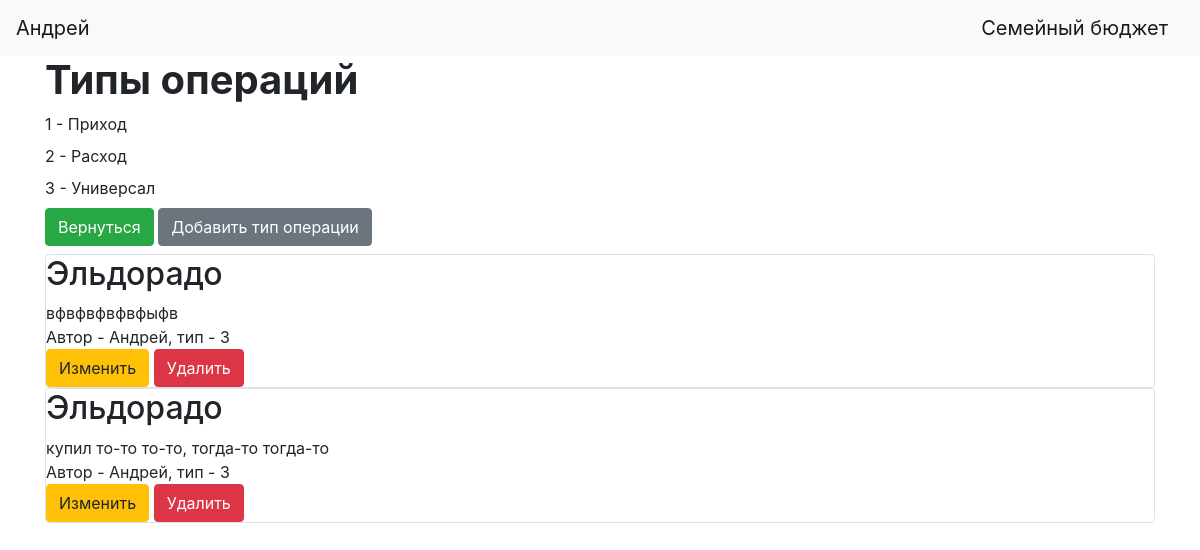
Before: /type_operation_table (signed in) with the older database file.
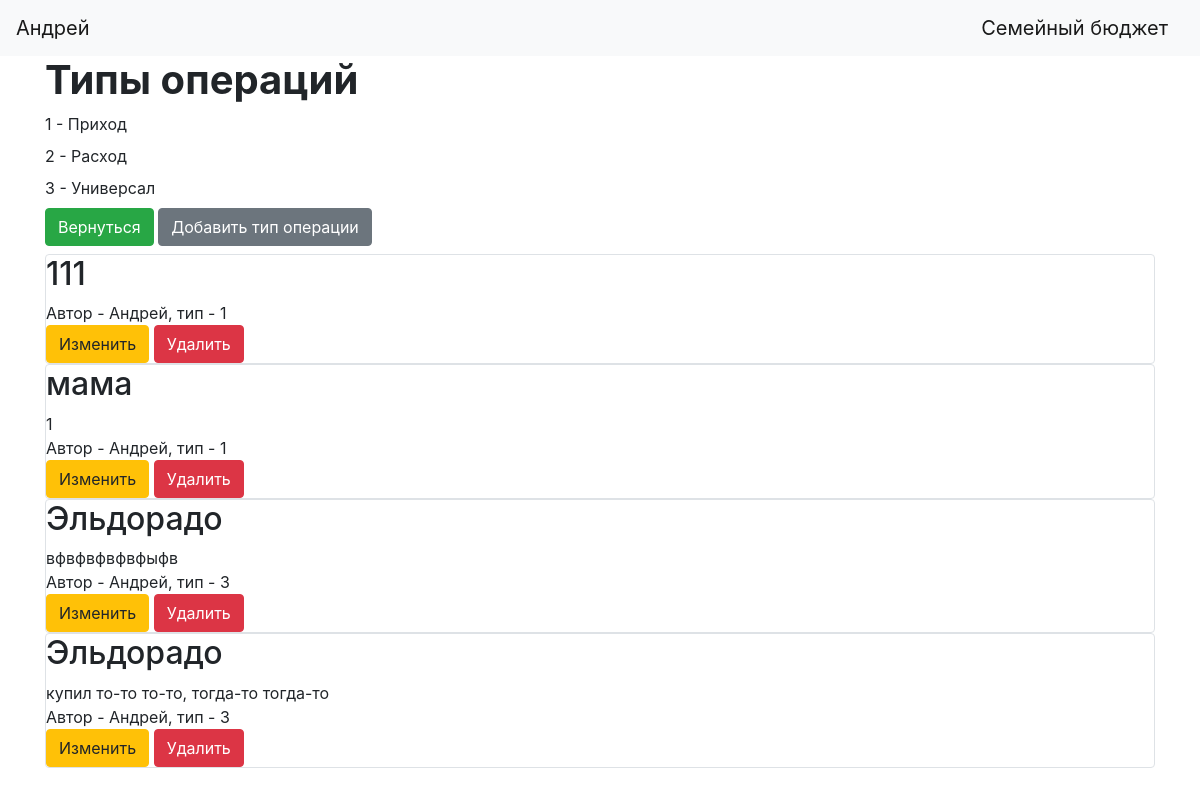
After: the same page with the newer database file.
### data/type_operations.py (models this page shows)
class Type_of_operation(SqlAlchemyBase):
    __tablename__ = 'type_of_operation'
    id = sqlalchemy.Column(sqlalchemy.Integer,
                           primary_key=True, autoincrement=True)
    title = sqlalchemy.Column(sqlalchemy.String, nullable=True)
    content = sqlalchemy.Column(sqlalchemy.String, nullable=True)
    type_operation = sqlalchemy.Column(sqlalchemy.Integer, nullable=True)
    user_id = sqlalchemy.Column(sqlalchemy.Integer,
                                sqlalchemy.ForeignKey("users.id"))
    user = orm.relation('User')

### data/users.py (models this page shows, shortened)
class User(SqlAlchemyBase, UserMixin):
    __tablename__ = 'users'
    id = sqlalchemy.Column(sqlalchemy.Integer,
                           primary_key=True, autoincrement=True)
    name = sqlalchemy.Column(sqlalchemy.String, nullable=True)
    email = sqlalchemy.Column(sqlalchemy.String,
                              index=True, unique=True, nullable=True)
    hashed_password = sqlalchemy.Column(sqlalchemy.String, nullable=True)
    created_date = sqlalchemy.Column(sqlalchemy.DateTime,
                                     default=datetime.datetime.now)
    cards = orm.relation("Cards", back_populates='user')
    type_of_operation = orm.relation('Type_of_operation', back_populates='user')
    owner_money = orm.relation("Owner_money", back_populates='user')
    resource = orm.relation("Resource", back_populates='user')
    operations = orm.relation('Operations', back_populates='user')

### main.py (the view)
@app.route('/type_operation_table')
def get_type_operation_table():
    db_sess = db_session.create_session()
    type_operation = db_sess.query(Type_of_operation).filter(Type_of_operation.user_id == current_user.id)
    return render_template("type_operation_table.html", type_operation=type_operation)

### data/db_session.py (called while the page is built)
def create_session() -> Session:
    global __factory
    return __factory()

### main.py (called while the page is built)
@login_manager.user_loader
def load_user(user_id):
    db_sess = db_session.create_session()
    return db_sess.query(User).get(user_id)

### templates/type_operation_table.html (shortened to what this page needs)
{% extends "base.html" %}
{% block content %}
<h1><b>Типы операций</b></h1>
<txt>1 - Приход</txt>
<txt>2 - Расход</txt>
<txt>3 - Универсал</txt>
<a href="/" class="btn btn-success">Вернуться</a>
<a href="type_operation" class="btn btn-secondary">Добавить тип операции</a>
{% for item in type_operation[::-1]%}
<div class="col-md6 border rounded">
    <h2>{{item.title}}</h2>
    <div>
        {{item.content}}
    </div>
    <div>
        Автор - {{item.user.name}}, тип - {{ item.type_operation }}
    </div>
    {% if current_user.is_authenticated and current_user == item.user %}
    <div>
        <a href="/type_operation/{{ item.id }}" class="btn btn-warning">
            Изменить
        </a>
        <a href="/type_operation_delete/{{ item.id }}" class="btn btn-danger">
            Удалить
        </a>
    </div>
{% endif %}
</div>
{% endfor %}
{% endblock %}

Changed rows visible on the page:
added Type_of_operation: title "111", user.name "Андрей", type_operation "1"
added Type_of_operation: title "мама", content "1", user.name "Андрей", type_operation "1"
